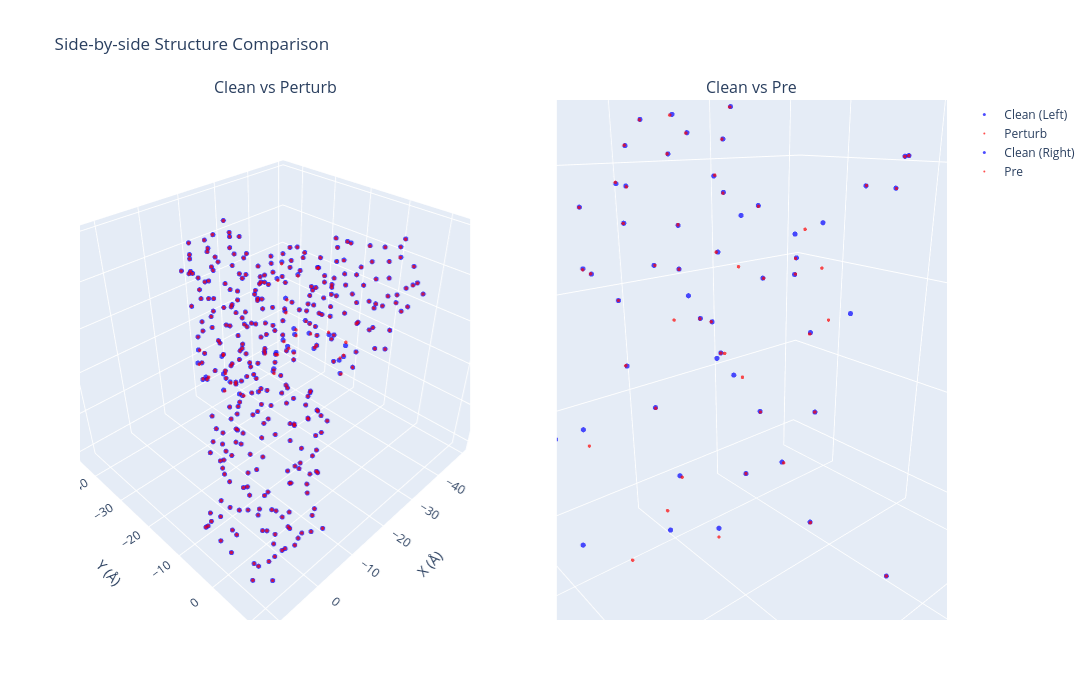

The notebook cell saved with this chart:
### Markdown cell above
# 全链长，bb分析

### Code cell
import torch
import numpy as np
import plotly.graph_objects as go
from plotly.subplots import make_subplots

def visualize_side_by_side(
    coords_clean: torch.Tensor,
    coords_perturb: torch.Tensor,
    coords_pre: torch.Tensor,
    atom_idx: int = 1,  # CA # 1
    output_html: str = None
):
    """Plotly 交互式 3D 图，左右双视图排版"""
    
    # 提取坐标数据
    clean_ca = coords_clean[:, atom_idx].cpu().numpy()
    perturb_ca = coords_perturb[:, atom_idx].cpu().numpy()
    pre_ca = coords_pre[:, atom_idx].cpu().numpy()
    
    # 1. 创建 1行2列 的子图，必须指定 type 为 'scene' 支持 3D
    fig = make_subplots(
        rows=1, cols=2,
        specs=[[{'type': 'scene'}, {'type': 'scene'}]],
        subplot_titles=("Clean vs Perturb", "Clean vs Pre")
    )
    
    # ================= 左侧图 (row=1, col=1): Clean vs Perturb =================
    fig.add_trace(go.Scatter3d(
        x=clean_ca[:, 0], y=clean_ca[:, 1], z=clean_ca[:, 2],
        mode='markers', name='Clean (Left)',
        line=dict(width=2, color='blue'),
        marker=dict(size=3, color='blue', opacity=0.7)
    ), row=1, col=1)
    
    fig.add_trace(go.Scatter3d(
        x=perturb_ca[:, 0], y=perturb_ca[:, 1], z=perturb_ca[:, 2],
        mode='markers', name='Perturb',
        line=dict(width=1, color='red'),
        marker=dict(size=2, color='red', opacity=0.7)
    ), row=1, col=1)
    
    # ================= 右侧图 (row=1, col=2): Clean vs Pre =================
    fig.add_trace(go.Scatter3d(
        x=clean_ca[:, 0], y=clean_ca[:, 1], z=clean_ca[:, 2],
        mode='markers', name='Clean (Right)',
        line=dict(width=2, color='blue'),
        marker=dict(size=3, color='blue', opacity=0.7)
    ), row=1, col=2)
    
    fig.add_trace(go.Scatter3d(
        x=pre_ca[:, 0], y=pre_ca[:, 1], z=pre_ca[:, 2],
        mode='markers', name='Pre',
        # 这里我用了绿色来区分第二个视图，你也可以改回红色 green
        line=dict(width=1, color='red'), 
        marker=dict(size=2, color='red', opacity=0.7)
    ), row=1, col=2)
    
    # ================= 统一设置布局 =================
    # 定义通用的 3D 坐标轴设定
    scene_layout = dict(
        xaxis_title='X (Å)',
        yaxis_title='Y (Å)',
        zaxis_title='Z (Å)',
        aspectmode='data'  # 保持 1:1:1 比例
    )
    
    fig.update_layout(
        title_text="Side-by-side Structure Comparison",
        # 在 subplots 中，3D 视图的 layout 参数名为 scene (左图) 和 scene2 (右图)
        scene=scene_layout,   
        scene2=scene_layout,  
        width=1400,  # 加宽一点以适应两个图并排
        height=700,
        showlegend=True
    )
    
    if output_html:
        fig.write_html(output_html)
        print(f"✅ Interactive side-by-side plot saved: {output_html}")
    
    fig.show()

# 加载文件
loaded_dict = torch.load(
    '/root/private_data/luog/codex/IgGM2/see/seefile/S613_1782025851.pt',
    map_location='cpu',    
    weights_only=True       
)

# 提取张量
coords_clean = loaded_dict['clean'].squeeze(0).detach()
coords_perturb = loaded_dict['perturb'].squeeze(0).detach()
coords_pre = loaded_dict['pre'].squeeze(0).detach()

# 一次性调用左右可视化函数
visualize_side_by_side(
    coords_clean=coords_clean,
    coords_perturb=coords_perturb,
    coords_pre=coords_pre
)

### Figure 1 — Plotly figure (JSON) as saved in the notebook; plotly's stock layout.template omitted (floating-point values rounded to 4 significant figures; data arrays with more than 128 entries replaced by an {"elided": "..."} marker saying what was removed)
{"data": [{"line": {"color": "blue", "width": 2}, "marker": {"color": "blue", "opacity": 0.7, "size": 3}, "mode": "markers", "name": "Clean (Left)", "scene": "scene", "type": "scatter3d", "x": {"elided": "353 float values"}, "y": {"elided": "353 float values"}, "z": {"elided": "353 float values"}}, {"line": {"color": "red", "width": 1}, "marker": {"color": "red", "opacity": 0.7, "size": 2}, "mode": "markers", "name": "Perturb", "scene": "scene", "type": "scatter3d", "x": {"elided": "353 float values"}, "y": {"elided": "353 float values"}, "z": {"elided": "353 float values"}}, {"line": {"color": "blue", "width": 2}, "marker": {"color": "blue", "opacity": 0.7, "size": 3}, "mode": "markers", "name": "Clean (Right)", "scene": "scene2", "type": "scatter3d", "x": {"elided": "353 float values"}, "y": {"elided": "353 float values"}, "z": {"elided": "353 float values"}}, {"line": {"color": "red", "width": 1}, "marker": {"color": "red", "opacity": 0.7, "size": 2}, "mode": "markers", "name": "Pre", "scene": "scene2", "type": "scatter3d", "x": {"elided": "353 float values"}, "y": {"elided": "353 float values"}, "z": {"elided": "353 float values"}}], "layout": {"annotations": [{"font": {"size": 16}, "showarrow": false, "text": "Clean vs Perturb", "x": 0.225, "xanchor": "center", "xref": "paper", "y": 1, "yanchor": "bottom", "yref": "paper"}, {"font": {"size": 16}, "showarrow": false, "text": "Clean vs Pre", "x": 0.775, "xanchor": "center", "xref": "paper", "y": 1, "yanchor": "bottom", "yref": "paper"}], "height": 700, "scene": {"aspectmode": "data", "aspectratio": {"x": 1.098, "y": 1.006, "z": 0.9052}, "domain": {"x": [0, 0.45], "y": [0, 1]}, "xaxis": {"title": {"text": "X (Å)"}, "type": "linear"}, "yaxis": {"title": {"text": "Y (Å)"}, "type": "linear"}, "zaxis": {"title": {"text": "Z (Å)"}, "type": "linear"}}, "scene2": {"aspectmode": "data", "aspectratio": {"x": 1.098, "y": 1.006, "z": 0.9052}, "camera": {"center": {"x": 0, "y": 0, "z": 0}, "eye": {"x": 0.2589, "y": 0.2968, "z": 0.1478}, "projection": {"type": "perspective"}, "up": {"x": 0, "y": 0, "z": 1}}, "domain": {"x": [0.55, 1], "y": [0, 1]}, "xaxis": {"title": {"text": "X (Å)"}, "type": "linear"}, "yaxis": {"title": {"text": "Y (Å)"}, "type": "linear"}, "zaxis": {"title": {"text": "Z (Å)"}, "type": "linear"}}, "showlegend": true, "title": {"text": "Side-by-side Structure Comparison"}, "width": 1400}}
